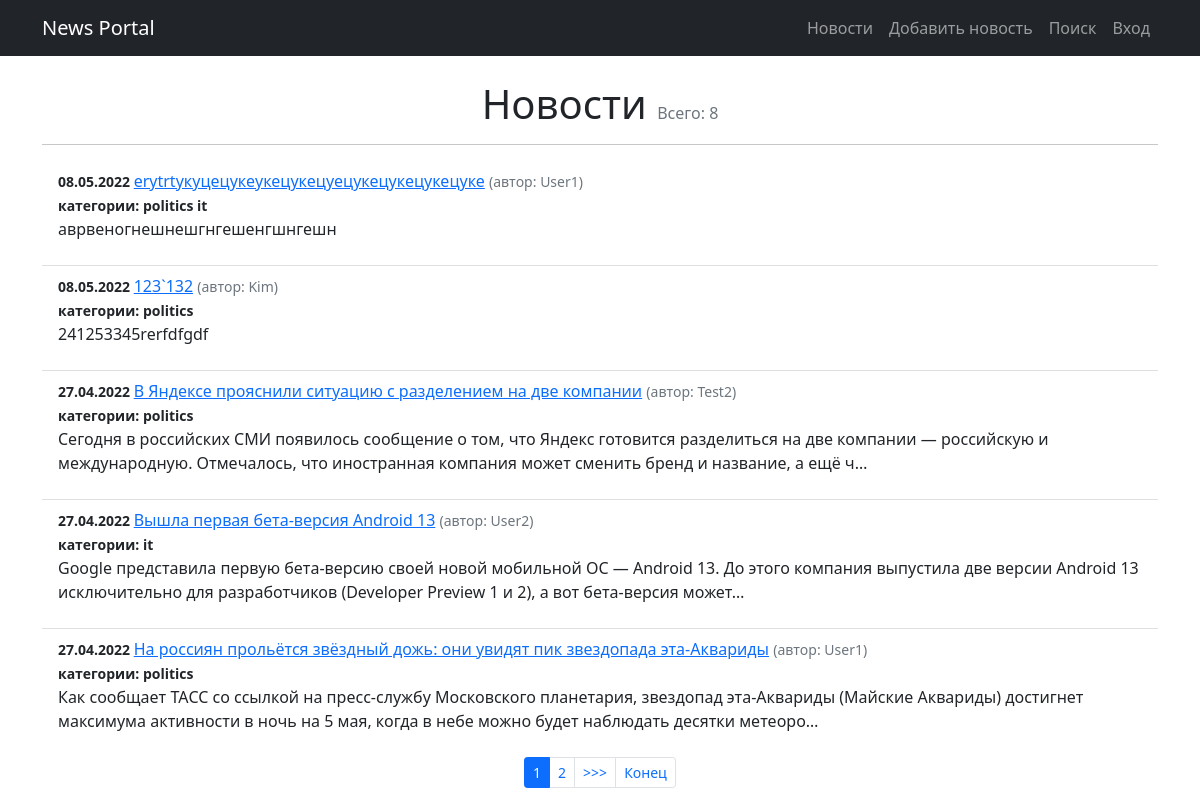
Before: /news/ with the older database file.
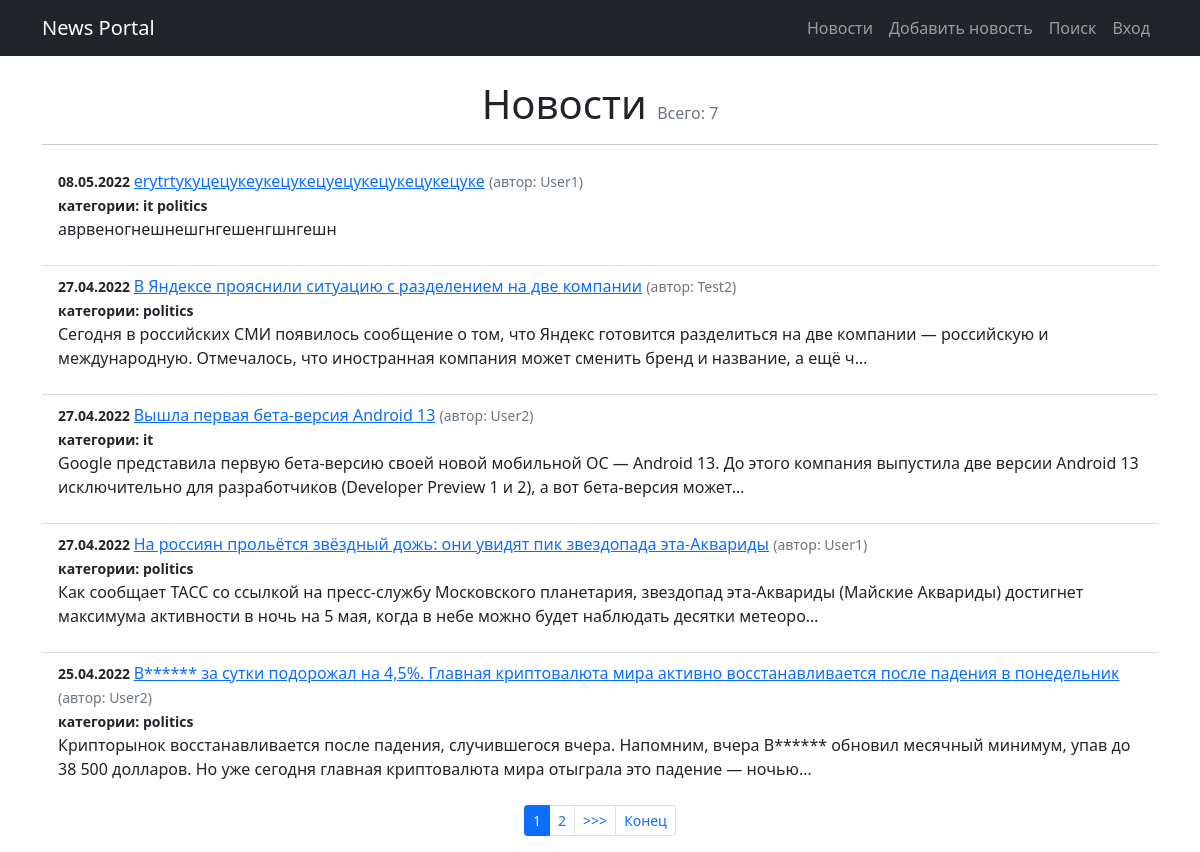
After: the same page with the newer database file.
### news/models.py (models this page shows, shortened)
class Post(models.Model):
    article = 'AR'
    news = 'NW'
    POST_TYPE = [
        (article, 'статья'),
        (news, 'новость'),
    ]
    author = models.ForeignKey(Author, on_delete=models.CASCADE)
    post_type = models.CharField(
        max_length=2, choices=POST_TYPE, default=article)
    date = models.DateTimeField(auto_now_add=True)
    title = models.CharField(max_length=255)
    text = models.TextField()
    rating = models.IntegerField(default=0)
    category = models.ManyToManyField(
        Category, through='PostCategory')

class Author(models.Model):
    username = models.OneToOneField(
        User, on_delete=models.CASCADE, primary_key=True)
    rating = models.IntegerField(default=0)
    def __str__(self):
        return self.username.username.title()

class Category(models.Model):
    name = models.CharField(max_length=255, unique=True)
    def __str__(self):
        return self.name

### news/views.py (the view)
# urls.py: path('', NewsList.as_view(), name='news'),
class NewsList(ListView):
    model = Post
    ordering = '-date'
    template_name = 'news/news_list.html'
    context_object_name = 'news_list'
    paginate_by = 5
    def get_context_data(self, **kwargs):
        context = super().get_context_data(**kwargs)
        context['is_not_authors'] = not self.request.user.groups.filter(
            name='authors').exists()
        return context

### news/templatetags/custom_filters.py (called while the page is built)
@register.filter()
def format_date(value):
    return value.strftime("%d.%m.%Y")

@register.filter()
def censor(text):
    if type(text) != str:
        return "Type error. Is not string"
    for word in CENSOR_WORDS:
        text = re.sub(r'(?:'+word[1:]+'?)[^\s]+',
                      ("*" * (len(word) - 1)), text)
    return text

### templates/news/news_list.html (shortened to what this page needs)
{% extends 'flatpages/default.html' %}
{% load custom_filters %}
{% block content %}
<h1 class="text-center">Новости <span class="text-muted fs-6 fw-normal">Всего: {{ page_obj.paginator.count }}</span></h1>
<hr>
<ul class="list-group list-group-flush">
    {% for newspost in news_list %}
        <li class="list-group-item">
            <small class="fw-bold">{{ newspost.date | format_date }} </small>
            <a href="{% url 'news_post' newspost.id %}">{{ newspost.title | censor}}</a>
            <small class="text-muted ">(автор: {{ newspost.author}})</small> <br>
            <small class="fw-bold">категории:
                {% for category in newspost.category.all %}
                    {{ category }}
                {% endfor %}
            </small>
            <p>{{newspost.text | censor | truncatechars:210}}</p>
        </li>
    {% endfor %}
</ul>
{% if is_paginated %}
<nav aria-label="...">
    <ul class="pagination pagination-sm justify-content-center">
    {% for num in page_obj.paginator.page_range %}
        {% if page_obj.number == num %}
            <li class="page-item active"><a class="page-link">{{ num }}</a></li>
        {% elif num > page_obj.number|add:'-3' and num < page_obj.number|add:'3' %}
            <li class="page-item"><a class="page-link" href="?page={{ num }}">{{ num }}</a></li>
        {% endif %}
    {% endfor %}
    {% if page_obj.has_next %}
        <li class="page-item"><a class="page-link" href="?page={{ page_obj.next_page_number }}">>>></a></li>
        <li class="page-item"><a class="page-link" href="?page={{ page_obj.paginator.num_pages }}">Конец</a></li>
    {% endif %}
{% endif %}
</ul>
</nav>
{% endblock content %}

Changed rows visible on the page:
removed Post: date "08.05.2022", title|censor "123`132", author "Kim", text|censor "241253345rerfdfgdf", Category (name "politics")
shown differently, row unchanged: Category "it": moves up the list
now on this page (row unchanged): Post: date "25.04.2022", title|censor "B****** за сутки подорожал на 4,5%. Главная криптовалюта мира активно восстанавливается после падения в понедельник", author "User2", text|censor "Крипторынок восстанавливается после падения, случившегося вчера. Напомним, вчера B****** обновил месячный минимум, упав до 38 500 долларов. Но уже сегодня главная криптовалюта мира отыграла это падение — ночью…", Category (name "politics")
Other visible differences:
{{ page_obj.paginator.count }}: "8" → "7"
